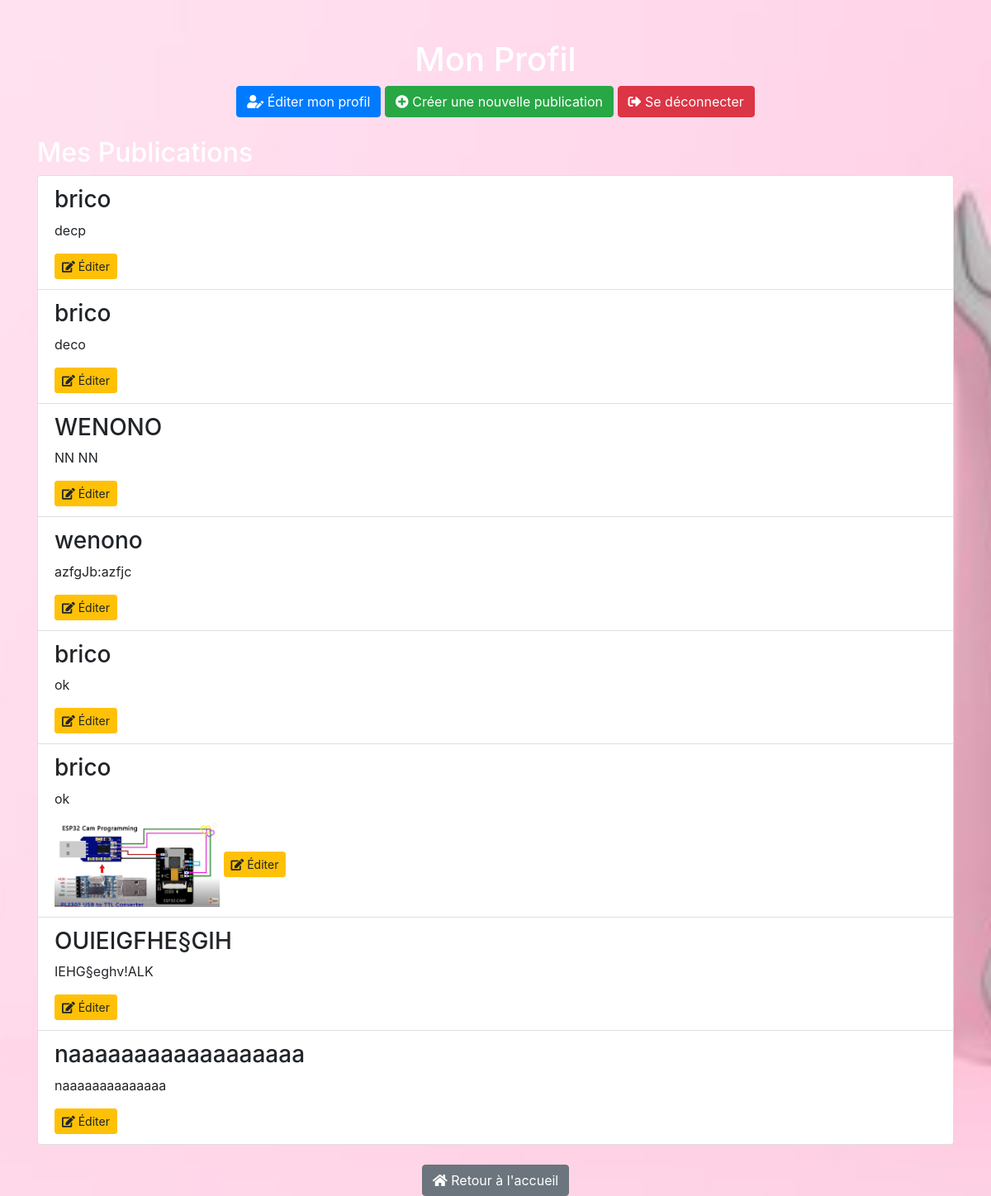
The page /profil/ (signed in) on the database its author committed.
### forum/models.py (models this page shows, shortened)
class Publication(models.Model):
    user = models.ForeignKey(User, on_delete=models.CASCADE)
    titre = models.CharField(max_length=200)
    contenu = models.TextField()
    image = models.ImageField(upload_to='publications/', blank=True, null=True)
    date_pub = models.DateTimeField(auto_now_add=True)
    est_approuve = models.BooleanField(default=False)

### forum/views.py (the view)
# urls.py: path('profil/', profile, name='profile'),
@login_required
def profile(request):
    publications = Publication.objects.filter(user=request.user)
    total_likes = Like.objects.filter(publication__in=publications).count()  # Compte le nombre total de likes
    return render(request, 'forum/profile.html', {
        'publications': publications,
        'total_likes': total_likes,  # Ajoutez le total des likes au contexte
    })

### forum/templates/forum/profile.html (shortened to what this page needs)
<!DOCTYPE html>
<html lang="fr">
<head>
    <link href="https://stackpath.bootstrapcdn.com/bootstrap/4.5.2/css/bootstrap.min.css" rel="stylesheet">
    <link rel="stylesheet" href="https://cdnjs.cloudflare.com/ajax/libs/font-awesome/5.15.4/css/all.min.css">
    {% load static %}
</head>
<body class="bg-light">
<div class="container mt-5">
    <h1 class="text-center text-white">Mon Profil</h1>
     <div class="text-center mb-4">
        <a href="{% url 'edit_profile' %}" class="btn btn-primary">
            <i class="fas fa-user-edit"></i> Éditer mon profil
        </a>
        <a href="{% url 'publier' %}" class="btn btn-success">
            <i class="fas fa-plus-circle"></i> Créer une nouvelle publication
        </a>
        <a href="{% url 'logout' %}" class="btn btn-danger">
            <i class="fas fa-sign-out-alt"></i> Se déconnecter
        </a>
    </div>
    <h2 class="text-white">Mes Publications</h2>
    <ul class="list-group mb-4">
        {% for publication in publications %}
            <li class="list-group-item">
                <h3>{{ publication.titre }}</h3>
                <p>{{ publication.contenu }}</p>
                {% if publication.image %}
                    <img src="{{ publication.image.url }}" alt="{{ publication.titre }}" class="img-fluid" style="max-width: 200px;">
                {% endif %}
                <a href="{% url 'edit_publication' publication.pk %}" class="btn btn-warning btn-sm">
                    <i class="fas fa-edit"></i> Éditer
                </a>
            </li>
        {% empty %}
            <li class="list-group-item">Aucune publication trouvée.</li>
        {% endfor %}
    </ul>
    <div class="text-center">
        <a href="{% url 'home' %}" class="btn btn-secondary">
            <i class="fas fa-home"></i> Retour à l'accueil
        </a>
    </div>
</div>
</body>
</html>

### rows shown on the page
Publication: titre "brico", contenu "decp"
Publication: titre "brico", contenu "deco"
Publication: titre "WENONO", contenu "NN NN"
Publication: titre "wenono", contenu "azfgJb:azfjc"
Publication: titre "brico", contenu "ok"
Publication: titre "brico", contenu "ok", image (picture)
Publication: titre "OUIEIGFHE§GIH", contenu "IEHG§eghv!ALK"
Publication: titre "naaaaaaaaaaaaaaaaaa", contenu "naaaaaaaaaaaaaa"
